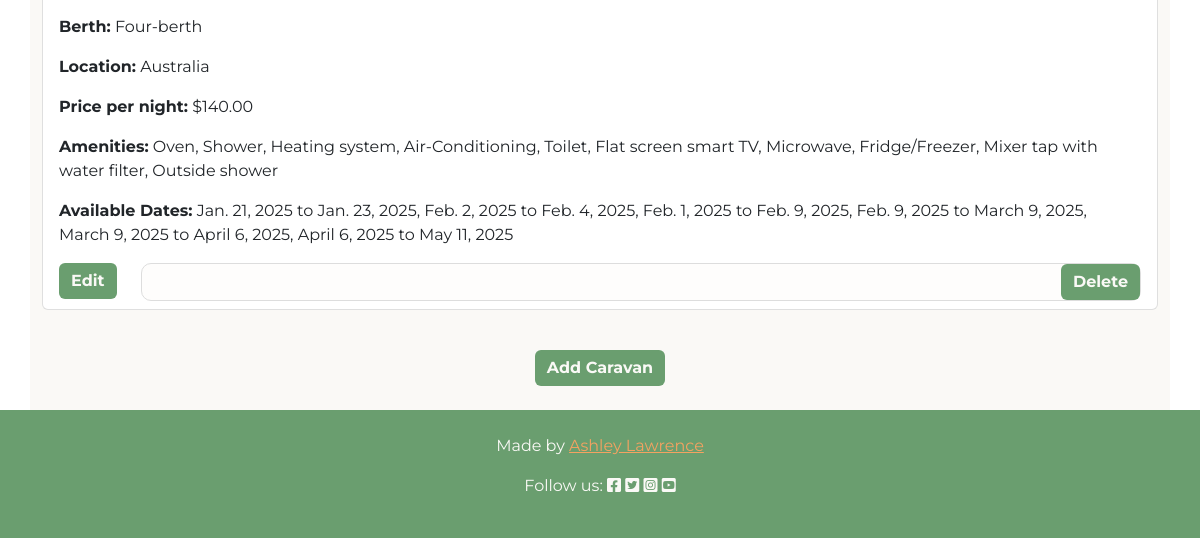
The app's page /listings/listings/ (signed in, lower part), older data.
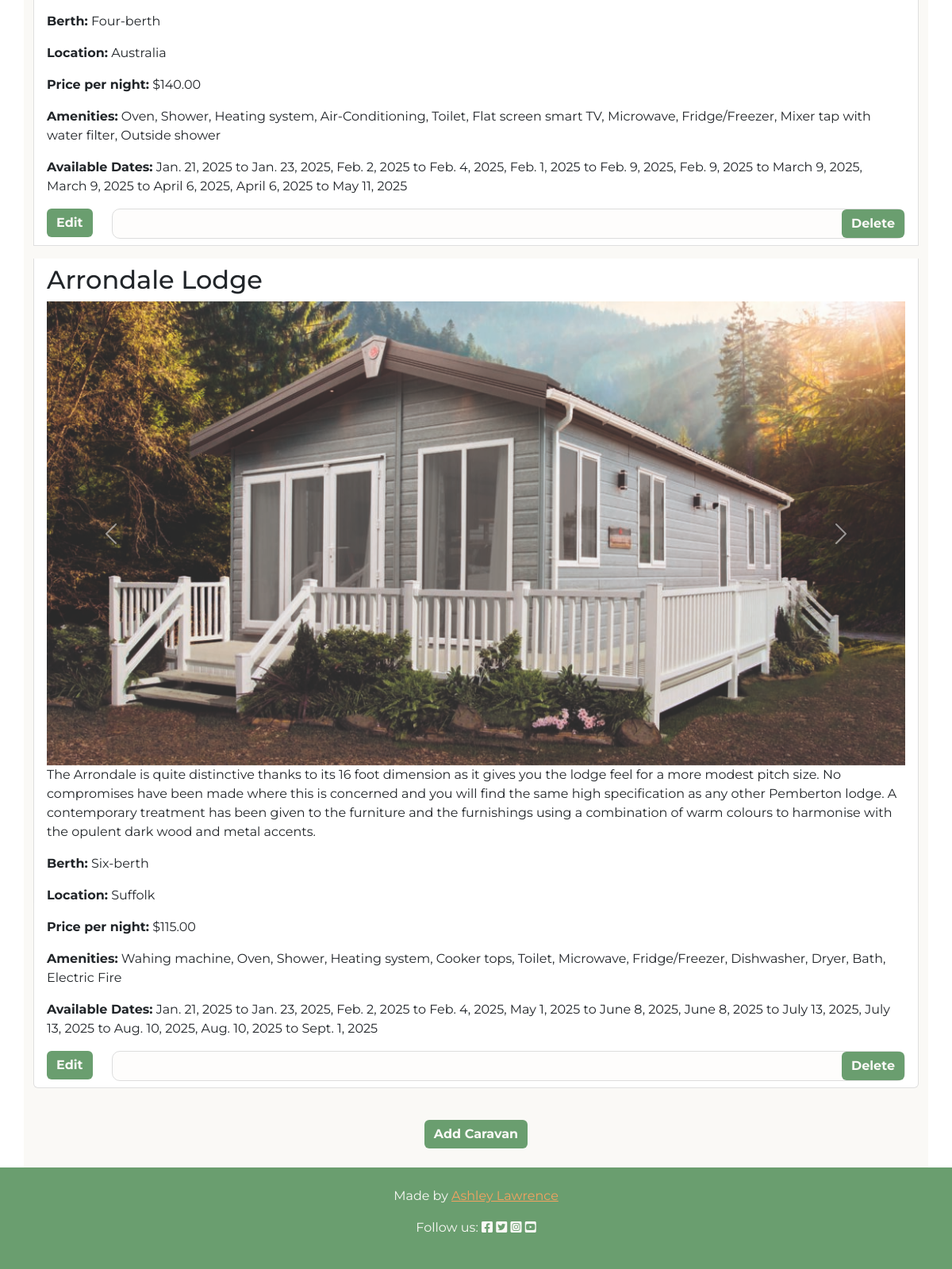
The same page, newer data.
### listings/models.py (models this page shows, shortened)
class Caravan(models.Model):
    owner = models.ForeignKey(
        User, on_delete=models.CASCADE, related_name='caravans'
    )
    title = models.CharField(max_length=100)
    description = models.TextField()
    berth = models.CharField(
        max_length=10, choices=[
            ('small', 'Two-berth'),
            ('medium', 'Four-berth'),
            ('large', 'Six-berth')
        ]
    )
    price_per_night = models.DecimalField(max_digits=6, decimal_places=2)
    location = models.CharField(max_length=100)
    amenities = models.ManyToManyField(Amenity, related_name='caravans')

class Amenity(models.Model):
    name = models.CharField(max_length=50)
    owner = models.ForeignKey(
        User, on_delete=models.CASCADE, related_name='amenities', null=False, blank=False, default=1
    )

class Availability(models.Model):
    caravan = models.ForeignKey(
        Caravan, on_delete=models.CASCADE,
        related_name='availabilities'
    )
    start_date = models.DateField(blank=False)
    end_date = models.DateField(null=True, blank=True)
    is_available = models.BooleanField(default=True)

class CaravanImage(models.Model):
    caravan = models.ForeignKey(Caravan, on_delete=models.CASCADE, related_name='images')
    image = models.ImageField(upload_to='static/images/')

### listings/views.py (the view)
# urls.py: path('listings/', views.listings_view, name='listings'),
@login_required
def listings_view(request):
    user_type = request.user.profile.user_type
    if user_type == 'owner':
        caravans = Caravan.objects.filter(owner=request.user).prefetch_related('amenities', 'images', 'availabilities')
    else:
        caravans = Caravan.objects.all().prefetch_related('amenities', 'images', 'availabilities')
    context = {
        'caravans': caravans,
        'user_type': user_type,
        'username': request.user.username,
    }
    return render(request, 'listings/listing_page.html', context)

### listings/templates/listings/listing_page.html (shortened to what this page needs)
{% extends "base.html" %}
{% block content %}
<div class="container mt-5 bg-styles">
    {% if caravans %}
        <ul class="list-group">
            {% for caravan in caravans %}
                <li class="list-group-item mb-3">
                    <h2>{{ caravan.title }}</h2>
                    <div id="carousel{{ caravan.pk }}" class="carousel slide">
                        <div class="carousel-inner">
                            {% for image in caravan.images.all %}
                                <div class="carousel-item {% if forloop.first %}active{% endif %}">
                                    <img src="{{ image.image.url }}" class="d-block w-100" alt="{{ caravan.title }}">
                                </div>
                            {% endfor %}
                        </div>
                        <button class="carousel-control-prev" type="button" data-bs-target="#carousel{{ caravan.pk }}" data-bs-slide="prev">
                            <span class="carousel-control-prev-icon" aria-hidden="true"></span>
                        </button>
                        <button class="carousel-control-next" type="button" data-bs-target="#carousel{{ caravan.pk }}" data-bs-slide="next">
                            <span class="carousel-control-next-icon" aria-hidden="true"></span>
                        </button>
                    </div>
                    <p>{{ caravan.description }}</p>
                    <p><strong>Berth:</strong> {{ caravan.get_berth_display }}</p>
                    <p><strong>Location:</strong> {{ caravan.location }}</p>
                    <p><strong>Price per night:</strong> ${{ caravan.price_per_night }}</p>
                    <p><strong>Amenities:</strong>
                        {% for amenity in caravan.amenities.all %}
                            {{ amenity.name }}{% if not forloop.last %}, {% endif %}
                        {% endfor %}
                    </p>
                    <p><strong>Available Dates:</strong>
                        {% for availability in caravan.availabilities.all %}
                            {{ availability.start_date }} to {{ availability.end_date }}{% if not forloop.last %}, {% endif %}
                        {% endfor %}
                    </p>
                    {% if user_type == "owner" %}
                        <div class="row mt-3">
                            <div class="col-auto">
                                <a href="{% url 'edit_caravan' caravan.pk %}" class="btn btn-warning btn-styles">Edit</a>
                            </div>
                            <div class="col text-end">
                                <form method="post" action="{% url 'delete_caravan' caravan.pk %}" id="delete-button">
                                    <button type="submit" class="btn btn-danger btn-styles">Delete</button>
                                </div>
                        </div>
                    {% else %}
                    <div class="text-center mt-3">
                        <a href="{% url 'book_caravan' caravan.pk %}" class="btn btn-success btn-styles">Book Now</a>
                    </div>
                    {% endif %}
                </li>
            {% endfor %}
        </ul>
    {% else %}
        <p class="text-center">No caravans available</p>
    {% endif %}
    {% if user_type == "owner" %}
    <div class="text-center mt-4">
        <a href="{% url 'add_caravan' %}" class="btn btn-primary btn-styles mb-4">Add Caravan</a>
    </div>
    {% endif %}
</div>
{% endblock %}

### templates/base.html (shortened to what this page needs)
{% load static %}
<!DOCTYPE html>
<html lang="en">
<head>
    <link rel="stylesheet" type="image/png" sizes="16x16" href="{% static 'favicon/favicon-16x16.png' %}">
    <link href="https://cdn.jsdelivr.net/npm/bootstrap@5.2.3/dist/css/bootstrap.min.css" rel="stylesheet">
    <link href="https://cdnjs.cloudflare.com/ajax/libs/font-awesome/6.0.0-beta3/css/all.min.css" rel="stylesheet">
    <link rel="stylesheet" href="{% static 'css/styles.css' %}">
    <link href="https://cdn.jsdelivr.net/npm/fullcalendar/main.min.css" rel="stylesheet">
</head>
<body class="d-flex flex-column min-vh-100">
    <main class="flex-grow-1">
        {% block content %}
        {% endblock %}
    </main>
    <footer class="text-center py-4">
        <p>
            {% block copyright %}
            Made by <a href="https://github.com/" class="github-link">Ashley Lawrence</a>
            {% endblock copyright %}
        </p>
        <p>Follow us:
            <i class="fab fa-facebook-square"></i>
            <i class="fab fa-twitter-square"></i>
            <i class="fab fa-instagram-square"></i>
            <i class="fab fa-youtube-square"></i>
        </p>
    </footer>
</body>
</html>

### static/css/styles.css (style rules this page uses)
:root { --p-colour: #6A9E6F; --p-accent: #87CEEB; --s-accent: #F4A261; --b-colour: #FAF9F6; --p-text: #2D2D2D; --bs-primary: var(--p-colour); --bs-secondary: var(--s-accent); --bs-info: var(--p-accent); --bs-light: var(--b-colour); --bs-dark: var(--p-text); }
html, body { min-height: 100%; width: 100%; overflow-x: hidden; margin: 0; padding: 0; display: flex; flex-direction: column; font-family: 'Montserrat', sans-serif !important; }
.bg-styles { background-color: var(--b-colour); color: var(--p-text); }
.btn-styles { font-weight: 700; background-color: var(--p-colour); color: var(--b-colour); border: var(--p-colour); }
a { color: var(--s-accent); }
.navbar, footer { background-color: var(--p-colour); color: var(--b-colour); }
form { width: 100%; background-color: #faf9f650; border: 1px solid #ddd; box-sizing: border-box; border-radius: 10px; }
img, .form-control { max-width: 100%; height: auto; }
footer { width: 100%; padding: 20px; background-color: var(--p-colour); color: var(--b-colour); }

Row changes from the older to the newer data that the page shows:
added Caravan: title "Arrondale Lodge", description "The Arrondale is quite distinctive thanks to its 16 foot dimension as it gives you the lodge feel for a more modest pitch size. No compromises have been made where this is concerned and you will find the same high specification as any other Pemberton lodge. A contemporary treatment has been given to the furniture and the furnishings using a combination of warm colours to harmonise with the opulent dark wood and metal accents.", berth "Six-berth", location "Suffolk", price_per_night "115.00", Amenity (name "Oven"), Amenity (name "Shower"), Amenity (name "Heating system"), Amenity (name "Toilet"), Amenity (name "Microwave"), Amenity (name "Fridge/Freezer")
added CaravanImage: image (picture)
now on this page (row unchanged): Amenity: name "Wahing machine", shown under "Arrondale Lodge"
now on this page (row unchanged): Amenity: name "Cooker tops", shown under "Arrondale Lodge"
now on this page (row unchanged): Amenity: name "Dishwasher", shown under "Arrondale Lodge"
added Amenity: name "Dryer", shown under "Arrondale Lodge"
added Amenity: name "Bath", shown under "Arrondale Lodge"
added Amenity: name "Electric Fire", shown under "Arrondale Lodge"
added Availability: start_date "Jan. 21, 2025", end_date "Jan. 23, 2025", shown under "Arrondale Lodge"
added Availability: start_date "Feb. 2, 2025", end_date "Feb. 4, 2025", shown under "Arrondale Lodge"
added Availability: start_date "May 1, 2025", end_date "June 8, 2025", shown under "Arrondale Lodge"
added Availability: start_date "June 8, 2025", end_date "July 13, 2025", shown under "Arrondale Lodge"
added Availability: start_date "July 13, 2025", end_date "Aug. 10, 2025", shown under "Arrondale Lodge"
added Availability: start_date "Aug. 10, 2025", end_date "Sept. 1, 2025", shown under "Arrondale Lodge"
